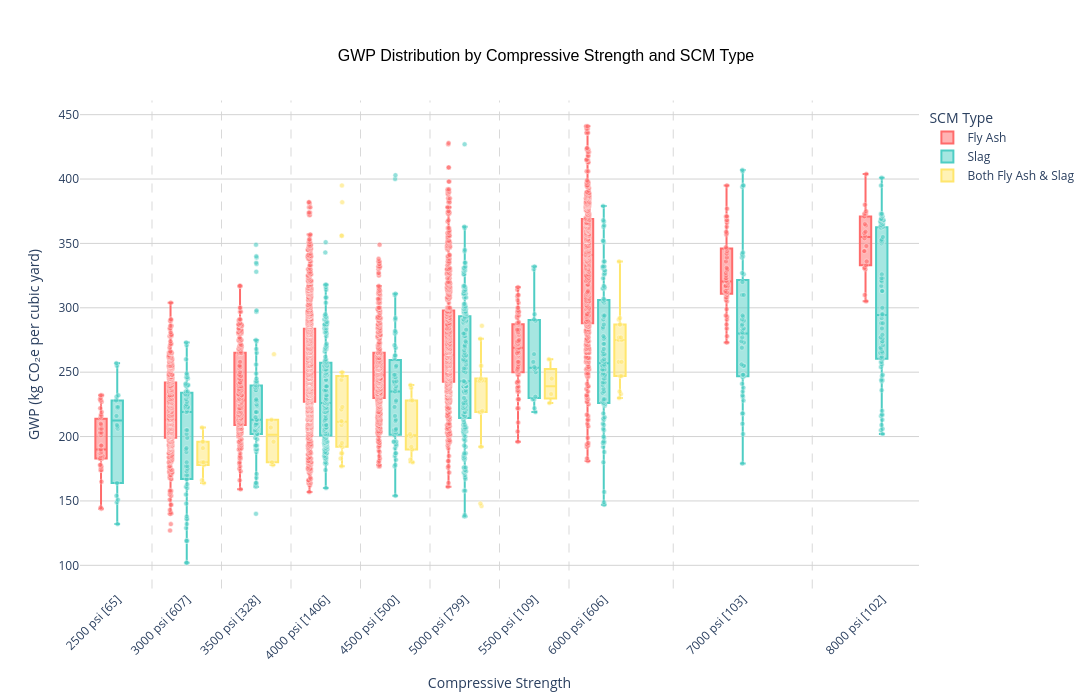

Here is the notebook cell this chart was saved with:
### Code cell
import plotly.express as px
import plotly.graph_objects as go
import pandas as pd

# Filter data: only include Compressive_Strength >= 2500 and values with 30+ samples
df_filtered = df[df['Compressive_Strength'] >= 2500].copy()
strength_counts = df_filtered['Compressive_Strength'].value_counts()
valid_strengths = strength_counts[strength_counts >= 30].index
df_filtered = df_filtered[df_filtered['Compressive_Strength'].isin(valid_strengths)].copy()

# Create a categorical variable for SCM type
def classify_scm(row):
    has_fly_ash = pd.notna(row.get('cementitious.fly_ash')) and row.get('cementitious.fly_ash') > 0
    has_ggbs = pd.notna(row.get('cementitious.ggbs')) and row.get('cementitious.ggbs') > 0

    if has_fly_ash and has_ggbs:
        return 'Both Fly Ash & Slag'
    elif has_fly_ash:
        return 'Fly Ash'
    elif has_ggbs:
        return 'Slag'
    else:
        return 'Neither'

df_filtered['scm_type'] = df_filtered.apply(classify_scm, axis=1)

# Round gwp values for cleaner display
df_filtered['gwp_rounded'] = df_filtered['gwp_val_per_cy'].round(0)

# Sort compressive strengths and get counts
strength_order = sorted(df_filtered['Compressive_Strength'].unique())
strength_counts_dict = df_filtered['Compressive_Strength'].value_counts().to_dict()

# Define a nice color palette for SCM types
color_map = {
    'Fly Ash': '#FF6B6B',              # Coral red
    'Slag': '#4ECDC4',                 # Turquoise
    'Both Fly Ash & Slag': '#FFE66D',  # Yellow
    #'Neither': '#95A5A6'               # Gray
}

# Create the box plot grouped by Compressive_Strength, colored by SCM type
fig = px.box(
    df_filtered,
    x='Compressive_Strength',
    y='gwp_rounded',
    title='GWP Distribution by Compressive Strength and SCM Type',
    labels={
        'Compressive_Strength': 'Compressive Strength',
        'gwp_rounded': 'GWP (kg CO₂e per cubic yard)',
        'scm_type': 'SCM Type'
    },
    category_orders={'Compressive_Strength': strength_order},
    hover_data=['scm_type', 'name'],
    color='scm_type',
    color_discrete_map=color_map
)

# Add all data points as dots with transparency and jitter
fig.update_traces(
    boxpoints='all',
    jitter=0.3,
    pointpos=0,
    marker=dict(size=5, opacity=0.6, line=dict(width=0.5, color='white'))
)

# Add vertical lines between compressive strength buckets
y_min = df_filtered['gwp_rounded'].min()
y_max = df_filtered['gwp_rounded'].max()

for i in range(len(strength_order) - 1):
    # Position line between current and next strength value
    x_position = (strength_order[i] + strength_order[i+1]) / 2

    fig.add_shape(
        type="line",
        x0=x_position,
        y0=y_min - 20,  # Extend slightly below
        x1=x_position,
        y1=y_max + 20,  # Extend slightly above
        line=dict(
            color="rgba(128, 128, 128, 0.3)",
            width=1,
            dash="dash"
        ),
        layer="below"
    )

# Update y-axis
fig.update_yaxes(
    title_text='GWP (kg CO₂e per cubic yard)',
    showgrid=True,
    gridcolor='lightgrey'
)

# Update x-axis to include counts in labels
x_labels_with_counts = [f"{int(strength)} psi [{strength_counts_dict[strength]}]"
                        for strength in strength_order]

fig.update_xaxes(
    ticktext=x_labels_with_counts,
    tickvals=strength_order,
    tickangle=-45
)

# Update layout
fig.update_layout(
    title={
        'text': 'GWP Distribution by Compressive Strength and SCM Type',
        'x': 0.5,
        'xanchor': 'center',
        'yanchor': 'top',
        'font': {'size': 16, 'family': 'Arial', 'color': 'black'}
    },
    plot_bgcolor='white',
    paper_bgcolor='white',
    height=700,
    width=1200,
    legend={
        'title': 'SCM Type',
        'orientation': 'v',
        'yanchor': 'top',
        'y': 0.99,
        'xanchor': 'left',
        'x': 1.01
    }
)

# Show summary statistics
print(f"Total samples: {len(df_filtered)}")
print(f"\nSamples by Compressive Strength:")
for strength in strength_order:
    count = strength_counts_dict[strength]
    print(f"  {int(strength)} psi: {count} samples")
print(f"\nSamples by SCM Type:")
print(df_filtered['scm_type'].value_counts())

# Show the plot
fig.show()

### Figure 1 — Plotly figure (JSON) as saved in the notebook; plotly's stock layout.template omitted (floating-point values rounded to 4 significant figures; data arrays with more than 128 entries replaced by an {"elided": "..."} marker saying what was removed)
{"data": [{"alignmentgroup": "True", "boxpoints": "all", "customdata": {"elided": "3734x2 str values"}, "hovertemplate": "SCM Type=%{customdata[0]}<br>Compressive Strength=%{x}<br>GWP (kg CO₂e per cubic yard)=%{y}<br>name=%{customdata[1]}<extra></extra>", "jitter": 0.3, "legendgroup": "Fly Ash", "marker": {"color": "#FF6B6B", "line": {"color": "white", "width": 0.5}, "opacity": 0.6, "size": 5}, "name": "Fly Ash", "notched": false, "offsetgroup": "Fly Ash", "orientation": "v", "pointpos": 0, "showlegend": true, "type": "box", "x": {"elided": "3734 int values"}, "x0": " ", "xaxis": "x", "y": {"elided": "3734 float values"}, "y0": " ", "yaxis": "y"}, {"alignmentgroup": "True", "boxpoints": "all", "customdata": {"elided": "809x2 str values"}, "hovertemplate": "SCM Type=%{customdata[0]}<br>Compressive Strength=%{x}<br>GWP (kg CO₂e per cubic yard)=%{y}<br>name=%{customdata[1]}<extra></extra>", "jitter": 0.3, "legendgroup": "Slag", "marker": {"color": "#4ECDC4", "line": {"color": "white", "width": 0.5}, "opacity": 0.6, "size": 5}, "name": "Slag", "notched": false, "offsetgroup": "Slag", "orientation": "v", "pointpos": 0, "showlegend": true, "type": "box", "x": {"elided": "809 int values"}, "x0": " ", "xaxis": "x", "y": {"elided": "809 float values"}, "y0": " ", "yaxis": "y"}, {"alignmentgroup": "True", "boxpoints": "all", "customdata": {"elided": "82x2 str values"}, "hovertemplate": "SCM Type=%{customdata[0]}<br>Compressive Strength=%{x}<br>GWP (kg CO₂e per cubic yard)=%{y}<br>name=%{customdata[1]}<extra></extra>", "jitter": 0.3, "legendgroup": "Both Fly Ash & Slag", "marker": {"color": "#FFE66D", "line": {"color": "white", "width": 0.5}, "opacity": 0.6, "size": 5}, "name": "Both Fly Ash & Slag", "notched": false, "offsetgroup": "Both Fly Ash & Slag", "orientation": "v", "pointpos": 0, "showlegend": true, "type": "box", "x": [3000, 3000, 3000, 3000, 3000, 3000, 3000, 3000, 3000, 3000, 3500, 3500, 3500, 3500, 3500, 3500, 4000, 4000, 4000, 4000, 4000, 4000, 4000, 4000, 4000, 4000, 4000, 4000, 4000, 4000, 4000, 4000, 4000, 4000, 4000, 4000, 4000, 4000, 4500, 4500, 4500, 4500, 4500, 4500, 4500, 4500, 4500, 4500, 5000, 5000, 5000, 5000, 5000, 5000, 5000, 5000, 5000, 5000, 5000, 5000, 5000, 5000, 5500, 5500, 5500, 5500, 6000, 6000, 6000, 6000, 6000, 6000, 6000, 6000, 6000, 6000, 6000, 6000, 6000, 6000, 6000, 6000], "x0": " ", "xaxis": "x", "y": [180.0, 191.0, 164.0, 180.0, 166.0, 207.0, 196.0, 178.0, 196.0, 180.0, 207.0, 178.0, 180.0, 196.0, 213.0, 264.0, 209.0, 247.0, 250.0, 244.0, 195.0, 211.0, 221.0, 183.0, 187.0, 192.0, 212.0, 193.0, 193.0, 395.0, 223.0, 356.0, 192.0, 212.0, 382.0, 356.0, 177.0, 187.0, 238.0, 228.0, 240.0, 228.0, 200.0, 180.0, 190.0, 202.0, 192.0, 182.0, 255.0, 244.0, 245.0, 219.0, 286.0, 276.0, 219.0, 243.0, 192.0, 220.0, 244.0, 148.0, 146.0, 243.0, 233.0, 226.0, 245.0, 260.0, 277.0, 275.0, 247.0, 277.0, 287.0, 275.0, 287.0, 247.0, 336.0, 292.0, 258.0, 291.0, 258.0, 233.0, 230.0, 235.0], "y0": " ", "yaxis": "y"}], "layout": {"boxmode": "group", "height": 700, "legend": {"orientation": "v", "title": {"text": "SCM Type"}, "tracegroupgap": 0, "x": 1.01, "xanchor": "left", "y": 0.99, "yanchor": "top"}, "paper_bgcolor": "white", "plot_bgcolor": "white", "shapes": [{"layer": "below", "line": {"color": "rgba(128, 128, 128, 0.3)", "dash": "dash", "width": 1}, "type": "line", "x0": 2750, "x1": 2750, "y0": 82, "y1": 461}, {"layer": "below", "line": {"color": "rgba(128, 128, 128, 0.3)", "dash": "dash", "width": 1}, "type": "line", "x0": 3250, "x1": 3250, "y0": 82, "y1": 461}, {"layer": "below", "line": {"color": "rgba(128, 128, 128, 0.3)", "dash": "dash", "width": 1}, "type": "line", "x0": 3750, "x1": 3750, "y0": 82, "y1": 461}, {"layer": "below", "line": {"color": "rgba(128, 128, 128, 0.3)", "dash": "dash", "width": 1}, "type": "line", "x0": 4250, "x1": 4250, "y0": 82, "y1": 461}, {"layer": "below", "line": {"color": "rgba(128, 128, 128, 0.3)", "dash": "dash", "width": 1}, "type": "line", "x0": 4750, "x1": 4750, "y0": 82, "y1": 461}, {"layer": "below", "line": {"color": "rgba(128, 128, 128, 0.3)", "dash": "dash", "width": 1}, "type": "line", "x0": 5250, "x1": 5250, "y0": 82, "y1": 461}, {"layer": "below", "line": {"color": "rgba(128, 128, 128, 0.3)", "dash": "dash", "width": 1}, "type": "line", "x0": 5750, "x1": 5750, "y0": 82, "y1": 461}, {"layer": "below", "line": {"color": "rgba(128, 128, 128, 0.3)", "dash": "dash", "width": 1}, "type": "line", "x0": 6500, "x1": 6500, "y0": 82, "y1": 461}, {"layer": "below", "line": {"color": "rgba(128, 128, 128, 0.3)", "dash": "dash", "width": 1}, "type": "line", "x0": 7500, "x1": 7500, "y0": 82, "y1": 461}], "title": {"font": {"color": "black", "family": "Arial", "size": 16}, "text": "GWP Distribution by Compressive Strength and SCM Type", "x": 0.5, "xanchor": "center", "yanchor": "top"}, "width": 1200, "xaxis": {"anchor": "y", "categoryarray": [2500, 3000, 3500, 4000, 4500, 5000, 5500, 6000, 7000, 8000], "categoryorder": "array", "domain": [0, 1], "tickangle": -45, "ticktext": ["2500 psi [65]", "3000 psi [607]", "3500 psi [328]", "4000 psi [1406]", "4500 psi [500]", "5000 psi [799]", "5500 psi [109]", "6000 psi [606]", "7000 psi [103]", "8000 psi [102]"], "tickvals": [2500, 3000, 3500, 4000, 4500, 5000, 5500, 6000, 7000, 8000], "title": {"text": "Compressive Strength"}}, "yaxis": {"anchor": "x", "domain": [0, 1], "gridcolor": "lightgrey", "showgrid": true, "title": {"text": "GWP (kg CO₂e per cubic yard)"}}}}
